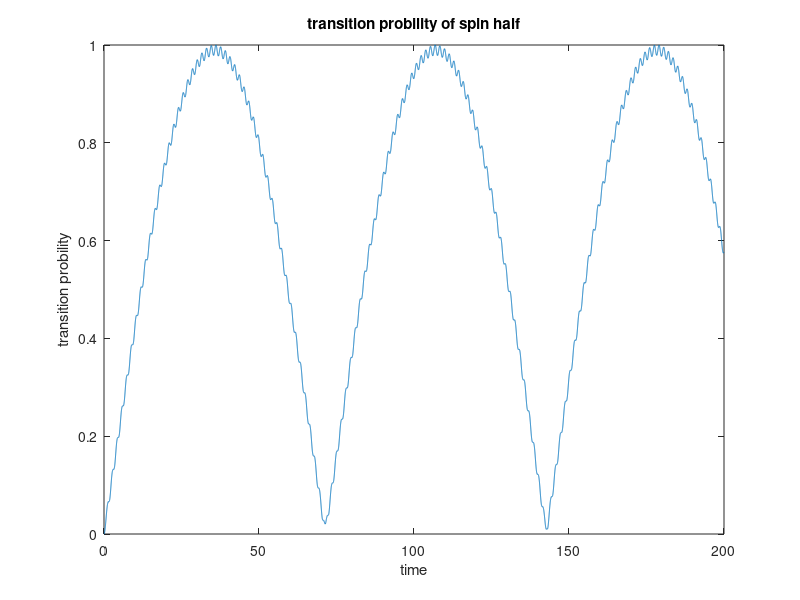
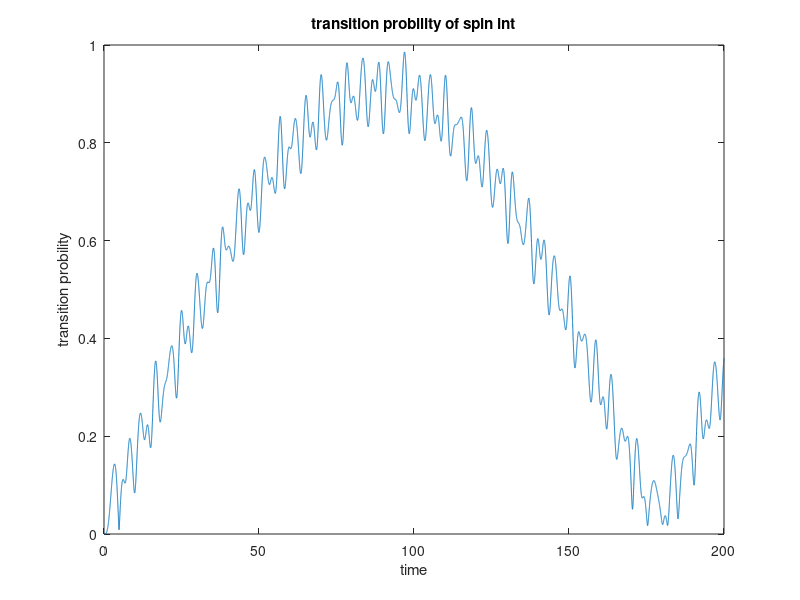

These figures' MATLAB source, in order:
clear;
tic

L = 2;
len1 = 2^L;
len2 = 3^L;
h0 = 0.3;
sigma_z_1 = [ 1 0; 0 -1];
sigma_x_1 = [ 0 1; 1 0];
sigma_z_2 = [ 1 0 0; 0 0 0; 0 0 -1];
sigma_x_2 = [ 0 1 0; 1 0 1; 0 1 0].*sqrt(2);
I1 = eye(2);
I2 = eye(3);
h = h0.*[1 -1];
dt = 0.01;
t = 0:dt:200;

H1 = -2*kron(sigma_z_1,sigma_z_1) + h(1).*kron(sigma_x_1,I1) + h(2).*kron(I1,sigma_x_1);
H2 = -2*kron(sigma_z_2,sigma_z_2) + h(1).*kron(sigma_x_2,I2) + h(2).*kron(I2,sigma_x_2);
[V1,D1] = eig(H1);
[V2,D2] = eig(H2);

phi0_1 = zeros(len1,1);
phi1_1 = zeros(len1,1);
phi0_2 = zeros(len2,1);
phi1_2 = zeros(len2,1);
phi0_1(1) = 1;
phi1_1(end) = 1;
phi0_2(1) = 1;
phi1_2(end) = 1;
G1 = zeros(length(t),1);
G2 = zeros(length(t),1);

G1(1) = phi1_1'*phi0_1;
G2(1) = phi1_2'*phi0_2;
a1 = V1'*phi0_1;
b1 = V1'*phi1_1;
e1 = diag(D1);
a2 = V2'*phi0_2;
b2 = V2'*phi1_2;
e2 = diag(D2);
temp1 = exp(-1i*e1*dt);
tran1 = diag(temp1);
temp2 = exp(-1i*e2*dt);
tran2 = diag(temp2);
for i = 2:length(t)
    a1 = tran1*a1;
    G1(i) = b1'*a1;
%     G(i) = -log(abs(G(i)))/L;
    G1(i) = norm(G1(i));
    
    a2 = tran2*a2;
    G2(i) = b2'*a2;
%     G(i) = -log(abs(G(i)))/L;
    G2(i) = norm(G2(i));
end

figure;
plot(t,G1);
xlabel('time')
ylabel('transition probility')
str = strcat('transition probility of spin half');
title(str)
% fname = ['transition probility_spin half','.png '];
% saveas(gcf, fname, 'png')

figure;
plot(t,G2);
xlabel('time')
ylabel('transition probility')
str = strcat('transition probility of spin int');
title(str)

toc